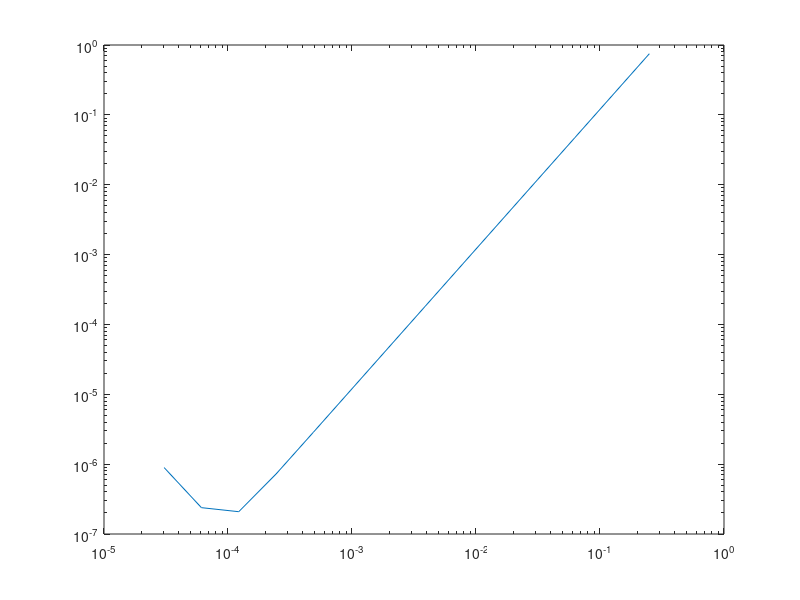

Write MATLAB code to recreate this figure.
% Assignment 03, Exercise 04c) by Georgia Markouleki(387232), Manuel Widdel(379704), Mohammad Teimoori(370543)
function error = a03ex04solve()

a = 1; %these parameters are independant of p
b = 4;
c = 1;

for p = 1:15
    
    N = 2.^p - 1;
    h = 1 / (N + 1);
    
    Sparse_a = sparse(gallery('tridiag',N,1,-2,1));
    Sparse_b = sparse(gallery('tridiag',N,-1,0,1));
    Sparse_c = speye(N,N);

    Lh = -a / h.^2 * Sparse_a - b / (2 * h) * Sparse_b + c * Sparse_c;

    xh = zeros(N,1);
    f_analytical = zeros(N,1);
    
    if p == 1 %this if condition makes sure that the arrays don't get overwritten on every increase of p
    error_abs = zeros(N,1); 
    error = zeros(15,1);
    h_array = zeros(15,1);
    end
    

        for k = 1:N
            f_analytical(k) = -7-14*(k * h)+40*(k * h).^2-3*(k * h).^3;
            xh(k) = 1 + 4 * (k * h).^2 - 3 * (k * h).^3;
        end

    fh = Lh * xh;
    
    
    for l=2:N-1 %this excludes the values for the first and last entry of f
    error_abs(l) = fh(l) - f_analytical(l);   
    end
    error(p)=norm(error_abs,inf);
    h_array(p)=h; %stores the values of h in an array which can be plotted



end

loglog(h_array,error); 
end


